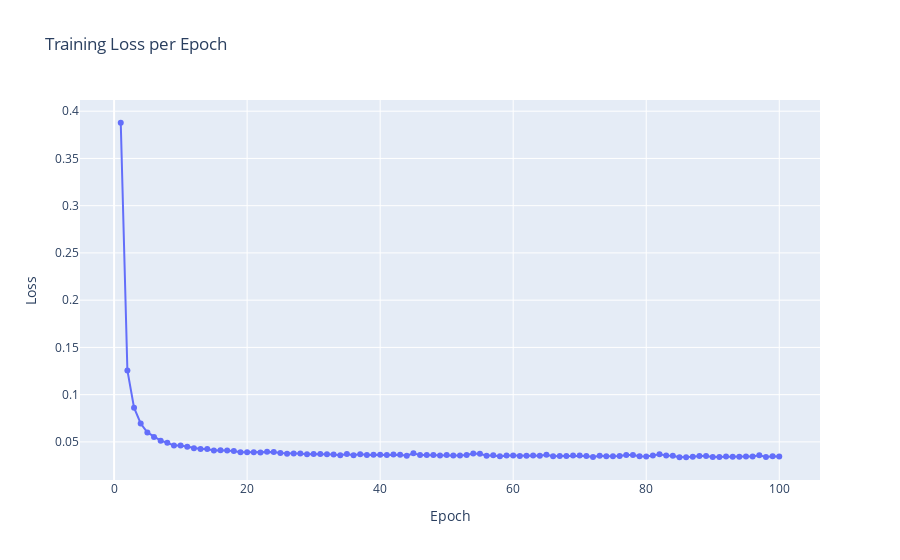

The notebook cell this image was saved under:
### Markdown cell above
Below, we plot the loss function of the model over epochs. We can clearly see that the loss function plateaus nicely, close to zero.

### Code cell
import plotly.express as px
df_loss = pd.DataFrame({
    "Epoch": list(range(1, len(loss_history) + 1)),
    "Loss": loss_history
})

# Create an interactive line plot using Plotly Express
fig = px.line(df_loss, x="Epoch", y="Loss", title="Training Loss per Epoch", markers=True)
fig.show()

### Figure 1 — Plotly figure (JSON) as saved in the notebook; plotly's stock layout.template omitted (floating-point values rounded to 4 significant figures)
{"data": [{"hovertemplate": "Epoch=%{x}<br>Loss=%{y}<extra></extra>", "legendgroup": "", "line": {"color": "#636efa", "dash": "solid"}, "marker": {"symbol": "circle"}, "mode": "lines+markers", "name": "", "orientation": "v", "showlegend": false, "type": "scatter", "x": [1, 2, 3, 4, 5, 6, 7, 8, 9, 10, 11, 12, 13, 14, 15, 16, 17, 18, 19, 20, 21, 22, 23, 24, 25, 26, 27, 28, 29, 30, 31, 32, 33, 34, 35, 36, 37, 38, 39, 40, 41, 42, 43, 44, 45, 46, 47, 48, 49, 50, 51, 52, 53, 54, 55, 56, 57, 58, 59, 60, 61, 62, 63, 64, 65, 66, 67, 68, 69, 70, 71, 72, 73, 74, 75, 76, 77, 78, 79, 80, 81, 82, 83, 84, 85, 86, 87, 88, 89, 90, 91, 92, 93, 94, 95, 96, 97, 98, 99, 100], "xaxis": "x", "y": [0.3878, 0.1256, 0.08624, 0.06947, 0.06, 0.0553, 0.05132, 0.04908, 0.04609, 0.04611, 0.04475, 0.04337, 0.04262, 0.04249, 0.04103, 0.04108, 0.04099, 0.04028, 0.03909, 0.03915, 0.03904, 0.03874, 0.03952, 0.0392, 0.03817, 0.03753, 0.0376, 0.03774, 0.03706, 0.03731, 0.03719, 0.03686, 0.03666, 0.036, 0.03718, 0.03597, 0.03705, 0.03606, 0.03639, 0.03641, 0.03611, 0.03655, 0.03652, 0.03538, 0.03802, 0.03605, 0.03611, 0.03601, 0.03566, 0.03626, 0.03568, 0.03551, 0.03611, 0.0377, 0.03747, 0.03547, 0.03598, 0.03469, 0.0356, 0.03558, 0.0351, 0.03524, 0.03558, 0.03537, 0.0364, 0.03487, 0.03515, 0.03511, 0.03571, 0.03551, 0.03516, 0.03406, 0.0354, 0.03477, 0.03494, 0.03497, 0.03605, 0.03624, 0.03491, 0.03461, 0.03554, 0.03689, 0.0356, 0.03531, 0.03376, 0.03382, 0.03439, 0.03516, 0.03501, 0.03397, 0.03392, 0.03467, 0.03435, 0.03423, 0.03446, 0.03453, 0.03592, 0.03397, 0.03471, 0.03462], "yaxis": "y"}], "layout": {"legend": {"tracegroupgap": 0}, "title": {"text": "Training Loss per Epoch"}, "xaxis": {"anchor": "y", "domain": [0, 1], "title": {"text": "Epoch"}}, "yaxis": {"anchor": "x", "domain": [0, 1], "title": {"text": "Loss"}}}}
